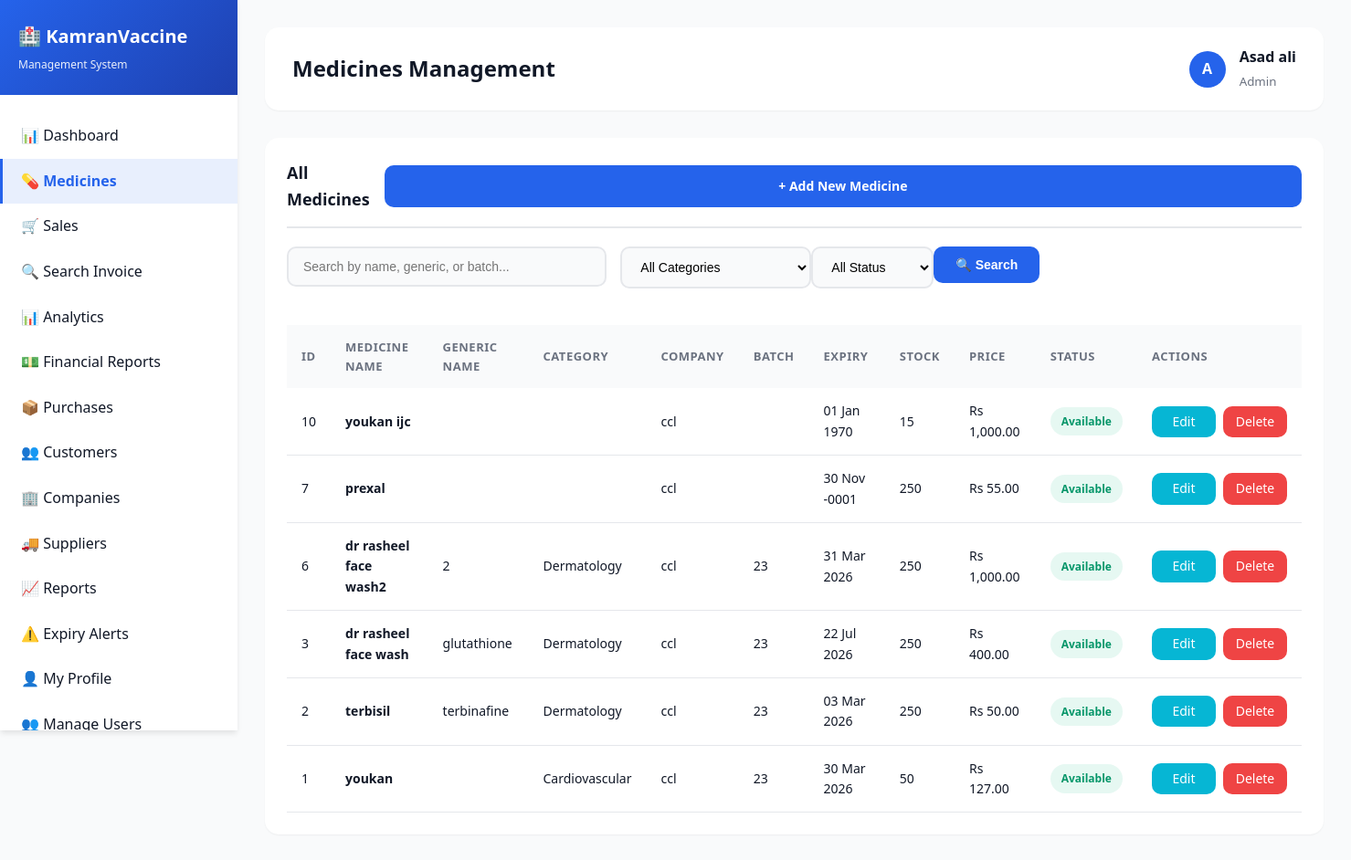
The app's page /admin/medicines.php (signed in) with its own data.
### tables this page shows
CREATE TABLE `medicines` (
  `id` int(11) NOT NULL AUTO_INCREMENT,
  `medicine_name` varchar(255) NOT NULL,
  `generic_name` varchar(255) DEFAULT NULL,
  `category_id` int(11) DEFAULT NULL,
  `company_id` int(11) DEFAULT NULL,
  `batch_number` varchar(100) DEFAULT NULL,
  `barcode` varchar(100) DEFAULT NULL,
  `manufacturing_date` date DEFAULT NULL,
  `expiry_date` date DEFAULT NULL,
  `purchase_price` decimal(10,2) NOT NULL,
  `selling_price` decimal(10,2) NOT NULL,
  `mrp` decimal(10,2) DEFAULT NULL,
  `quantity` int(11) DEFAULT 0,
  `reorder_level` int(11) DEFAULT 10,
  `rack_location` varchar(100) DEFAULT NULL,
  `description` text DEFAULT NULL,
  `side_effects` text DEFAULT NULL,
  `dosage` varchar(255) DEFAULT NULL,
  `status` enum('available','out_of_stock','expired') DEFAULT 'available',
  `created_at` timestamp NOT NULL DEFAULT current_timestamp(),
  `updated_at` timestamp NOT NULL DEFAULT current_timestamp() ON UPDATE current_timestamp(),
  PRIMARY KEY (`id`),
  UNIQUE KEY `barcode` (`barcode`),
  KEY `company_id` (`company_id`),
  KEY `category_id` (`category_id`),
  KEY `idx_medicine_name` (`medicine_name`),
  KEY `idx_barcode` (`barcode`),
  KEY `idx_expiry` (`expiry_date`),
  KEY `idx_status` (`status`),
  CONSTRAINT `medicines_ibfk_1` FOREIGN KEY (`company_id`) REFERENCES `companies` (`id`) ON DELETE SET NULL,
  CONSTRAINT `medicines_ibfk_2` FOREIGN KEY (`category_id`) REFERENCES `categories` (`id`) ON DELETE SET NULL
);

CREATE TABLE `companies` (
  `id` int(11) NOT NULL AUTO_INCREMENT,
  `company_name` varchar(255) NOT NULL,
  `contact_person` varchar(255) DEFAULT NULL,
  `phone` varchar(20) DEFAULT NULL,
  `email` varchar(255) DEFAULT NULL,
  `address` text DEFAULT NULL,
  `city` varchar(100) DEFAULT NULL,
  `country` varchar(100) DEFAULT NULL,
  `website` varchar(255) DEFAULT NULL,
  `status` enum('active','inactive') DEFAULT 'active',
  `created_at` timestamp NOT NULL DEFAULT current_timestamp(),
  PRIMARY KEY (`id`),
  KEY `idx_company_name` (`company_name`)
);

CREATE TABLE `categories` (
  `id` int(11) NOT NULL AUTO_INCREMENT,
  `category_name` varchar(255) NOT NULL,
  `description` text DEFAULT NULL,
  `created_at` timestamp NOT NULL DEFAULT current_timestamp(),
  PRIMARY KEY (`id`)
);

### admin/medicines.php (the view, shortened to what this page needs)
<?php
include("includes/header.php");
$search = isset($_GET['search']) ? mysqli_real_escape_string($conn, $_GET['search']) : '';
$query = "SELECT m.*, c.company_name, cat.category_name FROM medicines m
    LEFT JOIN companies c ON m.company_id = c.id
    LEFT JOIN categories cat ON m.category_id = cat.id WHERE 1=1";
$query .= " ORDER BY m.id DESC";
$medicines = mysqli_query($conn, $query);
?>
<div class="card">
    <div class="card-header" style="display: flex; justify-content: space-between; align-items: center;">
        <h3>All Medicines</h3>
        <a href="add_medicine.php" class="btn btn-primary">+ Add New Medicine</a>
    </div>
    <div class="card-body">
        <form method="GET" style="margin-bottom: 20px;">
            <div class="row">
                <div class="col-md-4">
                    <div class="form-group">
                        <input type="text" name="search" class="form-control" placeholder="Search by name, generic, or batch..." value="<?php echo htmlspecialchars($search); ?>">
                    </div>
                </div>
                <div class="col-md-3">
                    <div class="form-group">
                        <select name="category" class="form-control">
                            <option value="0">All Categories</option>
                        </select>
                    </div>
                </div>
                <div class="col-md-3">
                    <div class="form-group">
                        <select name="status" class="form-control">
                            <option value="">All Status</option>
                        </select>
                    </div>
                </div>
                <div class="col-md-2">
                    <button type="submit" class="btn btn-primary" style="width: 100%;">🔍 Search</button>
                </div>
            </div>
        </form>
        <div class="table-responsive">
            <table>
                <thead>
                    <tr>
                        <th>ID</th>
                        <th>Medicine Name</th>
                        <th>Generic Name</th>
                        <th>Category</th>
                        <th>Company</th>
                        <th>Batch</th>
                        <th>Expiry</th>
                        <th>Stock</th>
                        <th>Price</th>
                        <th>Status</th>
                        <th>Actions</th>
                    </tr>
                </thead>
                <tbody>
                    <?php while ($med = mysqli_fetch_assoc($medicines)): ?>
                    <tr>
                        <td><?php echo $med['id']; ?></td>
                        <td><strong><?php echo $med['medicine_name']; ?></strong></td>
                        <td><?php echo $med['generic_name']; ?></td>
                        <td><?php echo $med['category_name']; ?></td>
                        <td><?php echo $med['company_name']; ?></td>
                        <td><?php echo $med['batch_number']; ?></td>
                        <td><?php echo date('d M Y', strtotime($med['expiry_date'])); ?></td>
                        <td>
                            <?php if ($med['quantity'] <= $med['reorder_level']): ?>
                                <span class="badge badge-danger"><?php echo $med['quantity']; ?></span>
                            <?php else: ?>
                                <?php echo $med['quantity']; ?>
                            <?php endif; ?>
                        </td>
                        <td>Rs <?php echo number_format($med['selling_price'], 2); ?></td>
                        <td>
                            <?php if ($med['status'] == 'available'): ?>
                                <span class="badge badge-success">Available</span>
                            <?php elseif ($med['status'] == 'expired'): ?>
                                <span class="badge badge-danger">Expired</span>
                            <?php else: ?>
                                <span class="badge badge-warning">Out of Stock</span>
                            <?php endif; ?>
                        </td>
                        <td>
                            <div class="action-buttons">
                                <a href="edit_medicine.php?id=<?php echo $med['id']; ?>" class="btn btn-info btn-sm">Edit</a>
                                <a href="?delete=<?php echo $med['id']; ?>" class="btn btn-danger btn-sm" onclick="return confirm('Are you sure?')">Delete</a>
                            </div>
                        </td>
                    </tr>
                    <?php endwhile; ?>
                </tbody>
            </table>
        </div>
    </div>
</div>
<?php include("includes/footer.php"); ?>

### css/style.css (style rules this page uses)
:root { --primary-color: #2563eb; --primary-dark: #1e40af; --secondary-color: #10b981; --danger-color: #ef4444; --warning-color: #f59e0b; --info-color: #06b6d4; --dark-color: #1f2937; --light-color: #f9fafb; --border-color: #e5e7eb; --text-primary: #111827; --text-secondary: #6b7280; --shadow-sm: 0 1px 2px 0 rgba(0, 0, 0, 0.05); --shadow-md: 0 4px 6px -1px rgba(0, 0, 0, 0.1); --shadow-lg: 0 10px 15px -3px rgba(0, 0, 0, 0.1); --shadow-xl: 0 20px 25px -5px rgba(0, 0, 0, 0.1); }
* { margin: 0; padding: 0; box-sizing: border-box; }
body { font-family: 'Segoe UI', Tahoma, Geneva, Verdana, sans-serif; background: linear-gradient(135deg, #667eea 0%, #764ba2 100%); min-height: 100vh; color: var(--text-primary); line-height: 1.6; }
.form-group { margin-bottom: 20px; }
.form-control { width: 100%; padding: 12px 16px; border: 2px solid var(--border-color); border-radius: 10px; font-size: 14px; transition: all 0.3s ease; background: var(--light-color); }
.btn { padding: 12px 24px; border: none; border-radius: 10px; font-size: 14px; font-weight: 600; cursor: pointer; transition: all 0.3s ease; text-decoration: none; display: inline-block; text-align: center; white-space: nowrap; }
.btn-primary { background: var(--primary-color); color: white; width: 100%; }
.btn-danger { background: var(--danger-color); color: white; }
.btn-info { background: var(--info-color); color: white; }
.btn-sm { padding: 6px 16px; font-size: 13px; min-width: 70px; font-weight: 500; }
.card { background: white; border-radius: 15px; padding: 24px; box-shadow: var(--shadow-sm); margin-bottom: 24px; transition: all 0.3s ease; }
.card-header { margin-bottom: 20px; padding-bottom: 15px; border-bottom: 2px solid var(--border-color); }
.card-header h3 { font-size: 18px; color: var(--text-primary); font-weight: 600; }
.card-body { padding: 0; }
.table-responsive { overflow-x: auto; }
table { width: 100%; border-collapse: collapse; }
table thead { background: var(--light-color); }
table th { padding: 14px 16px; text-align: left; font-weight: 600; font-size: 13px; color: var(--text-secondary); text-transform: uppercase; letter-spacing: 0.5px; }
table td { padding: 14px 16px; border-bottom: 1px solid var(--border-color); font-size: 14px; }
.badge { padding: 6px 12px; border-radius: 20px; font-size: 12px; font-weight: 600; display: inline-block; }
.badge-success { background: rgba(16, 185, 129, 0.1); color: #059669; }
.action-buttons { display: flex; gap: 8px; align-items: center; }
.action-buttons .btn { min-width: 70px; padding: 6px 12px; text-align: center; font-size: 14px; font-weight: 500; }
.row { display: flex; flex-wrap: wrap; margin: 0 -15px; }
.col-md-4, .col-md-6, .col-md-8 { padding: 0 15px; }
.col-md-4 { flex: 0 0 33.333%; max-width: 33.333%; }
select.form-control { cursor: pointer; }

### records on screen
medicines: id "10", medicine_name "youkan ijc", company.company_name "ccl", expiry_date "01 Jan 1970", quantity "15", selling_price "1,000.00", status "Available"
medicines: id "7", medicine_name "prexal", company.company_name "ccl", expiry_date "30 Nov -0001", quantity "250", selling_price "55.00", status "Available"
medicines: id "6", medicine_name "dr rasheel face wash2", generic_name "2", category.category_name "Dermatology", company.company_name "ccl", batch_number "23", expiry_date "31 Mar 2026", quantity "250", selling_price "1,000.00", status "Available"
medicines: id "3", medicine_name "dr rasheel face wash", generic_name "glutathione", category.category_name "Dermatology", company.company_name "ccl", batch_number "23", expiry_date "22 Jul 2026", quantity "250", selling_price "400.00", status "Available"
medicines: id "2", medicine_name "terbisil", generic_name "terbinafine", category.category_name "Dermatology", company.company_name "ccl", batch_number "23", expiry_date "03 Mar 2026", quantity "250", selling_price "50.00", status "Available"
medicines: id "1", medicine_name "youkan", category.category_name "Cardiovascular", company.company_name "ccl", batch_number "23", expiry_date "30 Mar 2026", quantity "50", selling_price "127.00", status "Available"

### other values on screen
$store_settings['store_name'] "KamranVaccine"
$store_settings['store_tagline'] "Management System"
$page_title "Medicines Management"
substr($_SESSION['full_name'], 0, 1) "A"
$_SESSION['full_name'] "Asad ali"
$_SESSION['role'] "Admin"
